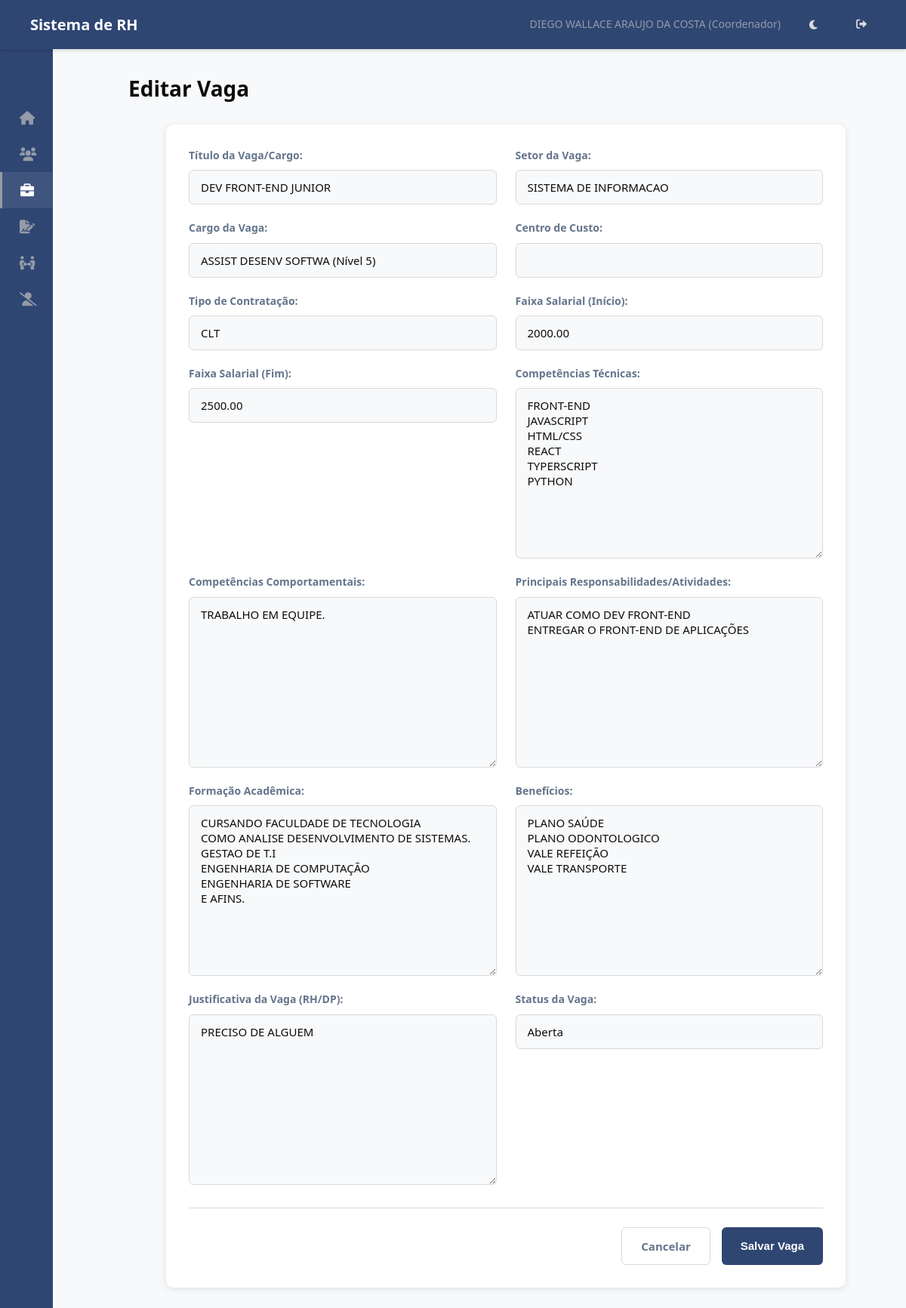
The page /vagas/2/editar/ (signed in) on the database its author committed.
### hierarquia/models.py (models this page shows, shortened)
class Funcionario(models.Model):
    usuario = models.OneToOneField(User, on_delete=models.SET_NULL, null=True, blank=True, related_name='funcionario')
    nome = models.CharField(max_length=255)
    data_nascimento = models.DateField(blank=True, null=True)
    cpf = models.CharField(max_length=14, unique=True, validators=[cpf_validator])
    data_admissao = models.DateField()
    cargo = models.ForeignKey(Cargo, on_delete=models.PROTECT, related_name='funcionarios')
    setor_primario = models.ForeignKey(
        Setor,
        on_delete=models.PROTECT, # Protege contra exclusão de setor com funcionários
        related_name='funcionarios_primarios', # Nome para acesso reverso
        verbose_name='Setor Principal',
        null=True, # TEMPORARIAMENTE True para facilitar migração inicial, depois pode ser False
        blank=True # TEMPORARIAMENTE True
    )
    setores_responsaveis = models.ManyToManyField(
        Setor,
        related_name='responsaveis', # Permite Setor.responsaveis.all()
        blank=True, # Muitos funcionários não serão responsáveis por nenhum setor
        verbose_name='Setores Responsáveis'
    )
    centro_servico = models.ForeignKey(CentroServico, on_delete=models.SET_NULL, null=True, blank=True, related_name='funcionarios')
    ativo = models.BooleanField(default=True)
    criado_em = models.DateTimeField(auto_now_add=True)
    atualizado_em = models.DateTimeField(auto_now=True)
    class Meta:
        ordering = ['nome']
        verbose_name = 'Funcionário'
        verbose_name_plural = 'Funcionários'

class Cargo(models.Model):
    NIVEL_CHOICES = [
        (1, 'Diretor'),
        (2, 'Gestor'),
        (3, 'Coordenador'),
        (4, 'Supervisor'),
        (5, 'ADM/Analista'), # E outros níveis operacionais
    ]
    nome = models.CharField(max_length=255, unique=True)
    nivel = models.IntegerField(choices=NIVEL_CHOICES)
    descricao = models.TextField(blank=True, null=True)
    criado_em = models.DateTimeField(auto_now_add=True)
    atualizado_em = models.DateTimeField(auto_now=True)
    class Meta:
        ordering = ['nivel', 'nome']
        verbose_name = 'Cargo'
        verbose_name_plural = 'Cargos'
    def __str__(self):
        return f"{self.nome} (Nível {self.nivel})"

class Vaga(models.Model):
    STATUS_CHOICES = [
        ('aberta', 'Aberta'),
        ('em_processo', 'Em Processo de Seleção'),
        ('congelada', 'Congelada'),
        ('fechada', 'Fechada'),
    ]
    TIPO_CONTRATACAO_CHOICES = [
        ('clt', 'CLT'),
        ('pj', 'PJ'),
        ('estagio', 'Estágio'),
        ('temporario', 'Temporário'),
        ('terceiro', 'Terceiro'),
    ]
    titulo = models.CharField(max_length=200, verbose_name="Título da Vaga/Cargo")
    setor = models.ForeignKey(Setor, on_delete=models.PROTECT, related_name='vagas', verbose_name="Setor da Vaga")
    cargo = models.ForeignKey(Cargo, on_delete=models.PROTECT, related_name='vagas', verbose_name="Cargo da Vaga")
    centro_custo = models.CharField(max_length=100, blank=True, verbose_name="Centro de Custo") # Adicionado
    tipo_contratacao = models.CharField(max_length=20, choices=TIPO_CONTRATACAO_CHOICES, default='clt', verbose_name="Tipo de Contratação")
    faixa_salarial_inicial = models.DecimalField(max_digits=10, decimal_places=2, null=True, blank=True, verbose_name="Faixa Salarial (Início)")
    faixa_salarial_final = models.DecimalField(max_digits=10, decimal_places=2, null=True, blank=True, verbose_name="Faixa Salarial (Fim)")
    requisitos_tecnicos = models.TextField(blank=True, verbose_name="Competências Técnicas")
    requisitos_comportamentais = models.TextField(blank=True, verbose_name="Competências Comportamentais")
    principais_atividades = models.TextField(blank=True, verbose_name="Principais Responsabilidades/Atividades")
    formacao_academica = models.TextField(blank=True, verbose_name="Formação Acadêmica") # Adicionado
    beneficios = models.TextField(blank=True, verbose_name="Benefícios") # Adicionado
    justificativa = models.TextField(verbose_name="Justificativa da Vaga (RH/DP)")
    status = models.CharField(max_length=20, choices=STATUS_CHOICES, default='aberta', verbose_name="Status da Vaga")
    criado_por = models.ForeignKey(Funcionario, on_delete=models.SET_NULL, null=True, related_name='vagas_criadas', verbose_name="Criado Por (RH/DP)")
    criado_em = models.DateTimeField(auto_now_add=True)
    atualizado_em = models.DateTimeField(auto_now=True)
    class Meta:
        verbose_name = "Vaga"
        verbose_name_plural = "Vagas"

### hierarquia/views.py (the view, shortened to what this page needs)
# urls.py: path('vagas/<int:pk>/editar/', views.VagaUpdateView.as_view(), name='editar_vaga'),
class VagaUpdateView(RHDPRequiredMixin, UpdateView):
    model = Vaga
    template_name = 'rh/vaga_form.html'
    fields = [ # Mesmos campos do CreateView
        'titulo', 'setor', 'cargo', 'centro_custo', 'tipo_contratacao',
        'faixa_salarial_inicial', 'faixa_salarial_final', 'requisitos_tecnicos',
        'requisitos_comportamentais', 'principais_atividades', 'formacao_academica',
        'beneficios', 'justificativa', 'status',
    ]
    success_url = reverse_lazy('listar_vagas')
    def get_context_data(self, **kwargs):
        context = super().get_context_data(**kwargs)
        context['titulo_pagina'] = "Editar Vaga"
        return context

### hierarquia/models.py (called while the page is built)
    def __str__(self):
        return self.nome

### hierarquia/templatetags/rh_tags.py (called while the page is built)
@register.simple_tag
def is_rh_or_dp(funcionario):
    if funcionario and funcionario.setor_primario:
        if funcionario.setor_primario.nome.upper() in (s.upper() for s in RH_DP_SETORES):
            return True
    return False

### hierarquia/views.py (called while the page is built)
    def test_func(self):
        try:
            self.funcionario_logado = Funcionario.objects.get(usuario=self.request.user)
            return True
        except Funcionario.DoesNotExist:
            self.permission_denied_message = 'Não foi encontrado um perfil de funcionário associado ao seu usuário.'
            return False

    def test_func(self):
        if not super().test_func(): return False # Verifica se tem funcionário
        return self.funcionario_logado.setor_primario and self.funcionario_logado.setor_primario.nome in ['RECURSOS HUMANOS', 'DEPARTAMENTO DE PESSOAL']

### templates/rh/vaga_form.html (shortened to what this page needs)
{% extends 'base.html' %}
{% load static %}
{% block extra_css %}
    <link rel="stylesheet" href="{% static 'css/rh/vaga_form.css' %}">
    <link href="https://cdn.jsdelivr.net/npm/select2@4.1.0-rc.0/dist/css/select2.min.css" rel="stylesheet" />
{% endblock extra_css %}
{% block content %}
<div class="vaga-form-container">
    <div class="page-header">
        <h1>{{ titulo_pagina|default:"Formulário de Vaga" }}</h1>
    </div>
    <div class="card form-card">
        <form method="post">
            <div class="form-grid">
                {% for field in form %}
                    {% if field.field.widget.input_type == 'textarea' %}
                        <div class="form-field-group full-width">
                            {{ field.label_tag }}
                            {{ field }}
                            {{ field.errors }}
                        </div>
                    {% else %}
                        <div class="form-field-group">
                            {{ field.label_tag }}
                            {{ field }}
                        </div>
                    {% endif %}
                {% endfor %}
            </div>
            <div class="form-actions">
                <a href="{% url 'listar_vagas' %}" class="btn btn-cancel">Cancelar</a>
                <button type="submit" class="btn btn-submit">Salvar Vaga</button>
            </div>
        </form>
    </div>
</div>
{% endblock content %}

### templates/base.html (shortened to what this page needs)
{% load static %}
{% load rh_tags %}
<!DOCTYPE html>
<html lang="pt-BR">
<head>
    <link rel="stylesheet" href="{% static 'css/base.css' %}">
    <link rel="stylesheet" href="https://cdnjs.cloudflare.com/ajax/libs/font-awesome/6.0.0/css/all.min.css">
    {% block extra_css %}{% endblock extra_css %}
</head>
<body {% if request.COOKIES.theme == 'dark' %}class="dark-theme"{% endif %}>
    <nav class="navbar">
        <h1>Sistema de RH</h1>
        <div class="navbar-user">
            {% if user.is_authenticated %}
                {% with funcionario_logado=request.user.funcionario %}
                    <span>
                        {{ funcionario_logado.nome|default:user.username }}
                        {% if funcionario_logado.cargo %} ({{ funcionario_logado.cargo.get_nivel_display }}) {% endif %}
                    </span>
                {% endwith %}
            {% else %}
                <span>Visitante</span>
            {% endif %}
            <button id="theme-toggle" class="theme-toggle-btn" aria-label="Alternar tema">
            </button>
            {% if user.is_authenticated %}
                <a href="{% url 'logout' %}" title="Sair"><i class="fas fa-sign-out-alt"></i></a>
            {% else %}
                <a href="{% url 'login' %}" title="Entrar"><i class="fas fa-sign-in-alt"></i></a>
            {% endif %}
        </div>
    </nav>
    <div class="page-container">
        <aside class="sidebar" id="sidebar">
            <div class="sidebar-header">
            </div>
            <nav class="menu-items">
                {% with funcionario_logado=request.user.funcionario %}
                    {% is_rh_or_dp funcionario_logado as eh_rh %}
                    <a href="{% url 'dashboard' %}" class="menu-item {% if request.resolver_match.url_name == 'dashboard' %}active{% endif %}">
                        <i class="fas fa-home fa-fw"></i> <span class="menu-text">Dashboard</span>
                    </a>
                    <a href="{% url 'listar_setores_funcionarios' %}" class="menu-item {% if 'funcionarios' in request.resolver_match.view_name or 'detalhar_funcionario' in request.resolver_match.url_name %}active{% endif %}">
                        <i class="fas fa-users fa-fw"></i> <span class="menu-text">Funcionários</span>
                    </a>
                    {% if user.is_superuser or eh_rh %}
                        <a href="{% url 'listar_vagas' %}" class="menu-item {% if 'vaga' in request.resolver_match.url_name %}active{% endif %}">
                            <i class="fas fa-briefcase fa-fw"></i> <span class="menu-text">Gerenciar Vagas</span>
                        </a>
                    {% endif %}
                    {% if user.is_authenticated %}
                        {% if funcionario_logado %}
                            {% with rp_urls='criar_rp,minhas_rps,listar_rps_para_aprovar,historico_rps,detalhar_rp,editar_rp_rh,aprovar_rp,rejeitar_rp' %}
                            <div class="sidebar-module {% if request.resolver_match.url_name in rp_urls %}open{% endif %}">
                                <a href="#" class="menu-item module-trigger">
                                    <i class="fas fa-file-signature fa-fw"></i>
                                    </a>
                            </div>
                            {% endwith %}
                            {% with mp_urls='criar_mp,minhas_mps,listar_mps_para_aprovar,historico_mps,detalhar_mp,aprovar_mp,rejeitar_mp' %}
                            <div class="sidebar-module {% if request.resolver_match.url_name in mp_urls %}open{% endif %}">
                                <a href="#" class="menu-item module-trigger">
                                    <i class="fas fa-people-arrows fa-fw"></i>
                                    </a>
                            </div>
                            {% endwith %}
                            {% with rd_urls='criar_rd,minhas_rds,listar_rds_para_aprovar,detalhar_rd,aprovar_rd,rejeitar_rd,historico_rds' %}
                            <div class="sidebar-module {% if request.resolver_match.url_name in rd_urls %}open{% endif %}">
                                <a href="#" class="menu-item module-trigger">
                                    <i class="fas fa-user-slash fa-fw"></i>
                                    </a>
                            </div>
                            {% endwith %}
                        {% endif %}
                    {% endif %}
                {% endwith %}
            </nav>
        </aside>
        <main class="main-content" id="main-content">
            {% block content %}{% endblock content %}
        </main>
    </div>
</body>
</html>

### static/css/base.css (style rules this page uses)
:root { --sidebar-width-expanded: 250px; --sidebar-width-collapsed: 70px; --bg-primary: #FFFFFF; --bg-secondary: #f8f9fa; --bg-navbar: #2F4673; --bg-sidebar: #2F4673; --bg-hover: rgba(217, 217, 217, 0.05); --bg-active: rgba(217, 217, 217, 0.1); --text-primary: #0D0D0D; --text-secondary: #64758C; --text-muted: #949BA6; --text-navbar: #D9D9D9; --text-sidebar: #D9D9D9; --text-sidebar-hover: #FFFFFF; --border-color: #D9D9D9; --border-accent: #949BA6; --shadow-color: rgba(0, 0, 0, 0.1); --shadow-navbar: rgba(0, 0, 0, 0.15); --accent-color: #64758C; }
* { margin: 0; padding: 0; box-sizing: border-box; }
body { font-family: 'Segoe UI', Tahoma, Geneva, Verdana, sans-serif; color: var(--text-primary); background-color: var(--bg-secondary); font-size: 16px; line-height: 1.6; transition: background-color 0.3s ease, color 0.3s ease; overflow: hidden; }
.navbar { background-color: var(--bg-navbar); color: var(--text-navbar); padding: 0 40px; height: 65px; display: flex; justify-content: space-between; align-items: center; box-shadow: 0 2px 5px var(--shadow-navbar); position: relative; z-index: 1001; }
.navbar h1 { font-size: 20px; font-weight: 600; color: #FFFFFF; }
.navbar-user { display: flex; align-items: center; gap: 25px; }
.navbar-user span { font-size: 14px; color: var(--text-muted); }
.navbar-user a, .theme-toggle-btn { color: var(--text-navbar); text-decoration: none; padding: 8px 12px; border-radius: 4px; font-size: 14px; font-weight: 500; transition: background-color 0.2s ease, color 0.2s ease; cursor: pointer; background: none; border: none; font-family: inherit; }
.page-container { display: flex; height: calc(100vh - 65px); }
.sidebar { width: var(--sidebar-width-expanded); background: var(--bg-sidebar); height: 100%; overflow-y: auto; overflow-x: hidden; display: flex; flex-direction: column; transition: width 0.3s ease; z-index: 1000; position: relative; }
.sidebar-header { display: flex; justify-content: space-between; align-items: center; padding: 25px 25px 15px 25px; }
.sidebar .menu-items { display: flex; flex-direction: column; padding-bottom: 20px; }
.sidebar .menu-item { padding: 12px 25px; text-decoration: none; color: var(--text-sidebar); font-weight: 500; display: flex; align-items: center; gap: 12px; font-size: 15px; border-left: 3px solid transparent; margin-right: 1px; transition: background-color 0.2s ease, color 0.2s ease, border-left-color 0.2s ease; white-space: nowrap; }
.sidebar .menu-item i { font-size: 18px; width: 20px; text-align: center; color: var(--text-muted); transition: color 0.2s ease; flex-shrink: 0; }
.sidebar .menu-item.active { background-color: var(--bg-active); color: var(--text-sidebar-hover); border-left-color: var(--border-accent); font-weight: 600; }
.sidebar .menu-item.active i { color: var(--text-sidebar-hover); }
.sidebar.sidebar-collapsed { width: var(--sidebar-width-collapsed); }
.sidebar.sidebar-collapsed .menu-item { justify-content: center; padding-left: 0; padding-right: 0; gap: 0; }
.sidebar.sidebar-collapsed .menu-item i { margin: 0; }
.main-content { flex: 1; overflow-y: auto; padding: 30px; background-color: var(--bg-secondary); margin-left: var(--sidebar-width-expanded); transition: margin-left 0.3s ease; }
.sidebar.sidebar-collapsed ~ .main-content { margin-left: var(--sidebar-width-collapsed); }
.card { background: var(--bg-primary); border-radius: 10px; padding: 25px; box-shadow: 0 2px 10px var(--shadow-color); transition: transform 0.3s ease, box-shadow 0.3s ease, background-color 0.3s ease; margin-bottom: 20px; }
.sidebar-module { overflow: hidden; }
.sidebar-module .module-trigger { display: flex; align-items: center; cursor: pointer; }

### rows shown on the page
Funcionario: nome "DIEGO WALLACE ARAUJO DA COSTA", cargo.nivel "Coordenador"
Vaga: form "DEV FRONT-END JUNIOR" "SISTEMA DE INFORMACAO" "ASSIST DESENV SOFTWA (Nível 5)" "CLT" "2000.00" "2500.00" "FRONT-END JAVASCRIPT HTML/CSS REACT TYPERSCRIPT PYTHON" "TRABALHO EM EQUIPE." "ATUAR COMO DEV FRONT-END ENTREGAR O FRONT-END DE APLICAÇÕES" "CURSANDO FACULDADE DE TECNOLOGIA COMO ANALISE DESENVOLVIMENTO DE SISTEMAS. GESTAO DE T.I ENGENHARIA DE COMPUTAÇÃO ENGENHARIA DE SOFTWARE E AFINS." "PLANO SAÚDE PLANO ODONTOLOGICO VALE REFEIÇÃO VALE TRANSPORTE" "PRECISO DE ALGUEM" "Aberta"

### other values the page prints
{{ titulo_pagina|default:"Formulário de Vaga" }} "Editar Vaga"
{{ field.label_tag }} "Título da Vaga/Cargo:" "Setor da Vaga:" "Cargo da Vaga:" "Centro de Custo:" "Tipo de Contratação:" "Faixa Salarial (Início):" "Faixa Salarial (Fim):" "Competências Técnicas:" "Competências Comportamentais:" "Principais Responsabilidades/Atividades:" "Formação Acadêmica:" "Benefícios:" "Justificativa da Vaga (RH/DP):" "Status da Vaga:"
